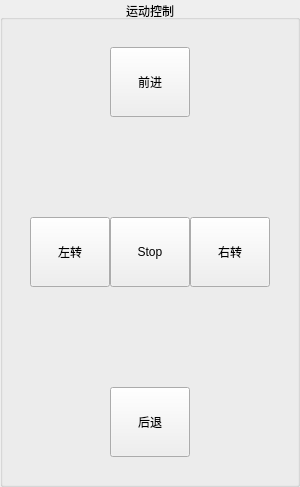
                   <widget class="QWidget" name="page">
                    <layout class="QHBoxLayout" name="horizontalLayout_21">
                     <property name="spacing">
                      <number>0</number>
                     </property>
                     <property name="leftMargin">
                      <number>0</number>
                     </property>
                     <property name="topMargin">
                      <number>0</number>
                     </property>
                     <property name="rightMargin">
                      <number>0</number>
                     </property>
                     <property name="bottomMargin">
                      <number>0</number>
                     </property>
                     <item>
                      <widget class="QGroupBox" name="groupBox_2">
                       <property name="title">
                        <string>运动控制</string>
                       </property>
                       <property name="alignment">
                        <set>Qt::AlignCenter</set>
                       </property>
                       <layout class="QVBoxLayout" name="verticalLayout_31">
                        <item>
                         <widget class="QWidget" name="widget_32" native="true">
                          <layout class="QVBoxLayout" name="verticalLayout_22">
                           <item>
                            <widget class="QWidget" name="widget_31" native="true">
                             <layout class="QVBoxLayout" name="verticalLayout_21">
                              <item>
                               <layout class="QGridLayout" name="gridLayout">
                                <property name="horizontalSpacing">
                                 <number>0</number>
                                </property>
                                <property name="verticalSpacing">
                                 <number>100</number>
                                </property>
                                <item row="0" column="1">
                                 <widget class="QToolButton" name="btn_Run_up">
                                  <property name="minimumSize">
                                   <size>
                                    <width>80</width>
                                    <height>70</height>
                                   </size>
                                  </property>
                                  <property name="maximumSize">
                                   <size>
                                    <width>80</width>
                                    <height>70</height>
                                   </size>
                                  </property>
                                  <property name="text">
                                   <string>前进</string>
                                  </property>
                                  <property name="icon">
                                   <iconset resource="res.qrc">
                                    <normaloff>:/ptr/QianJin.png</normaloff>:/ptr/QianJin.png</iconset>
                                  </property>
                                  <property name="iconSize">
                                   <size>
                                    <width>40</width>
                                    <height>40</height>
                                   </size>
                                  </property>
                                  <property name="toolButtonStyle">
                                   <enum>Qt::ToolButtonTextUnderIcon</enum>
                                  </property>
                                 </widget>
                                </item>
                                <item row="1" column="0">
                                 <widget class="QToolButton" name="btn_Run_left">
                                  <property name="minimumSize">
                                   <size>
                                    <width>80</width>
                                    <height>70</height>
                                   </size>
                                  </property>
                                  <property name="maximumSize">
                                   <size>
                                    <width>80</width>
                                    <height>70</height>
                                   </size>
                                  </property>
                                  <property name="text">
                                   <string>左转</string>
                                  </property>
                                  <property name="icon">
                                   <iconset resource="res.qrc">
                                    <normaloff>:/ptr/XiangZuo.png</normaloff>:/ptr/XiangZuo.png</iconset>
                                  </property>
                                  <property name="iconSize">
                                   <size>
                                    <width>40</width>
                                    <height>40</height>
                                   </size>
                                  </property>
                                  <property name="toolButtonStyle">
                                   <enum>Qt::ToolButtonTextUnderIcon</enum>
                                  </property>
                                 </widget>
                                </item>
                                <item row="1" column="1">
                                 <widget class="QToolButton" name="btn_Run_stop">
                                  <property name="minimumSize">
                                   <size>
                                    <width>80</width>
                                    <height>70</height>
                                   </size>
                                  </property>
                                  <property name="maximumSize">
                                   <size>
                                    <width>80</width>
                                    <height>70</height>
                                   </size>
                                  </property>
                                  <property name="text">
                                   <string>Stop</string>
                                  </property>
                                  <property name="icon">
                                   <iconset resource="res.qrc">
                                    <normaloff>:/ptr/Stop.png</normaloff>:/ptr/Stop.png</iconset>
                                  </property>
                                  <property name="iconSize">
                                   <size>
                                    <width>40</width>
                                    <height>40</height>
                                   </size>
                                  </property>
                                  <property name="toolButtonStyle">
                                   <enum>Qt::ToolButtonTextUnderIcon</enum>
                                  </property>
                                 </widget>
                                </item>
                                <item row="1" column="2">
                                 <widget class="QToolButton" name="btn_Run_right">
                                  <property name="minimumSize">
                                   <size>
                                    <width>80</width>
                                    <height>70</height>
                                   </size>
                                  </property>
                                  <property name="maximumSize">
                                   <size>
                                    <width>80</width>
                                    <height>70</height>
                                   </size>
                                  </property>
                                  <property name="text">
                                   <string>右转</string>
                                  </property>
                                  <property name="icon">
                                   <iconset resource="res.qrc">
                                    <normaloff>:/ptr/XiangYou.png</normaloff>:/ptr/XiangYou.png</iconset>
                                  </property>
                                  <property name="iconSize">
                                   <size>
                                    <width>40</width>
                                    <height>40</height>
                                   </size>
                                  </property>
                                  <property name="toolButtonStyle">
                                   <enum>Qt::ToolButtonTextUnderIcon</enum>
                                  </property>
                                 </widget>
                                </item>
                                <item row="2" column="1">
                                 <widget class="QToolButton" name="btn_Run_down">
                                  <property name="minimumSize">
                                   <size>
                                    <width>80</width>
                                    <height>70</height>
                                   </size>
                                  </property>
                                  <property name="maximumSize">
                                   <size>
                                    <width>80</width>
                                    <height>70</height>
                                   </size>
                                  </property>
                                  <property name="text">
                                   <string>后退</string>
                                  </property>
                                  <property name="icon">
                                   <iconset resource="res.qrc">
                                    <normaloff>:/ptr/QianJin.png</normaloff>:/ptr/QianJin.png</iconset>
                                  </property>
                                  <property name="iconSize">
                                   <size>
                                    <width>40</width>
                                    <height>40</height>
                                   </size>
                                  </property>
                                  <property name="toolButtonStyle">
                                   <enum>Qt::ToolButtonTextUnderIcon</enum>
                                  </property>
                                 </widget>
                                </item>
                               </layout>
                              </item>
                             </layout>
                            </widget>
                           </item>
                          </layout>
                         </widget>
                        </item>
                       </layout>
                      </widget>
                     </item>
                    </layout>
                   </widget>
